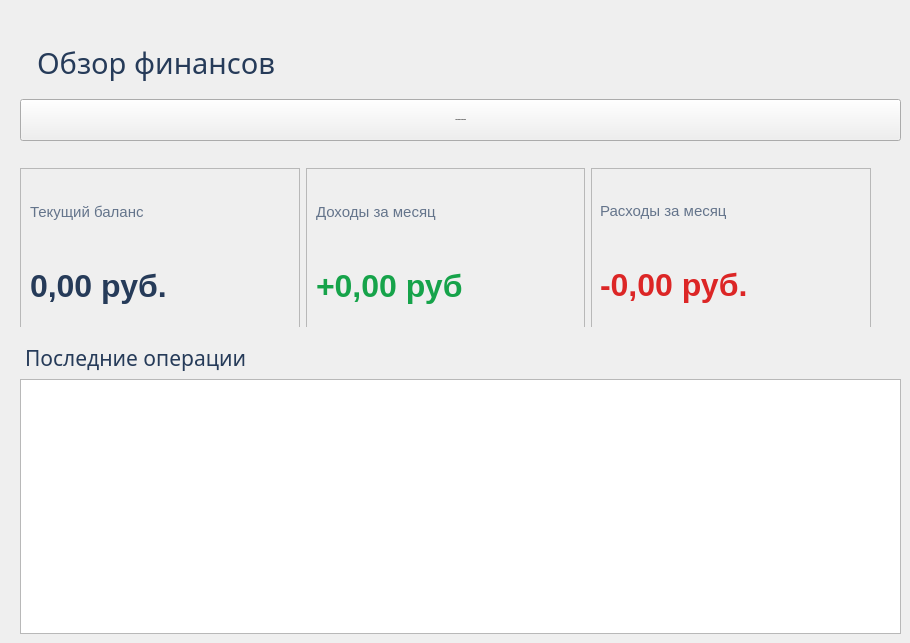
           <widget class="QWidget" name="page">
            <widget class="QWidget" name="">
             <property name="geometry">
              <rect>
               <x>20</x>
               <y>33</y>
               <width>881</width>
               <height>601</height>
              </rect>
             </property>
             <layout class="QVBoxLayout" name="verticalLayout_7">
              <item>
               <widget class="QLabel" name="lblPageTitle">
                <property name="font">
                 <font>
                  <family>Gill Sans MT</family>
                  <pointsize>22</pointsize>
                  <bold>false</bold>
                 </font>
                </property>
                <property name="styleSheet">
                 <string notr="true">color: #263B59;
padding: 10px;</string>
                </property>
                <property name="text">
                 <string>Обзор финансов</string>
                </property>
               </widget>
              </item>
              <item>
               <widget class="QPushButton" name="btnAddTransaction">
                <property name="minimumSize">
                 <size>
                  <width>220</width>
                  <height>42</height>
                 </size>
                </property>
                <property name="font">
                 <font>
                  <pointsize>-1</pointsize>
                  <bold>true</bold>
                 </font>
                </property>
                <property name="text">
                 <string>+ Добавить операцию</string>
                </property>
               </widget>
              </item>
              <item>
               <widget class="QWidget" name="statsContainer" native="true">
                <property name="minimumSize">
                 <size>
                  <width>140</width>
                  <height>180</height>
                 </size>
                </property>
                <widget class="QWidget" name="horizontalLayoutWidget_2">
                 <property name="geometry">
                  <rect>
                   <x>0</x>
                   <y>21</y>
                   <width>851</width>
                   <height>161</height>
                  </rect>
                 </property>
                 <layout class="QHBoxLayout" name="horizontalLayout_3">
                  <item>
                   <widget class="QFrame" name="cardBalance">
                    <property name="minimumSize">
                     <size>
                      <width>140</width>
                      <height>150</height>
                     </size>
                    </property>
                    <property name="frameShape">
                     <enum>QFrame::Shape::StyledPanel</enum>
                    </property>
                    <property name="frameShadow">
                     <enum>QFrame::Shadow::Raised</enum>
                    </property>
                    <widget class="QWidget" name="verticalLayoutWidget_3">
                     <property name="geometry">
                      <rect>
                       <x>10</x>
                       <y>10</y>
                       <width>211</width>
                       <height>141</height>
                      </rect>
                     </property>
                     <layout class="QVBoxLayout" name="verticalLayout_3">
                      <item>
                       <widget class="QLabel" name="lblBalanceTitle">
                        <property name="font">
                         <font>
                          <pointsize>11</pointsize>
                         </font>
                        </property>
                        <property name="styleSheet">
                         <string notr="true">color: #64748B</string>
                        </property>
                        <property name="text">
                         <string>Текущий баланс</string>
                        </property>
                       </widget>
                      </item>
                      <item>
                       <widget class="QLabel" name="lblBalanceValue">
                        <property name="font">
                         <font>
                          <pointsize>24</pointsize>
                          <bold>true</bold>
                         </font>
                        </property>
                        <property name="styleSheet">
                         <string notr="true">color: #263B59;</string>
                        </property>
                        <property name="text">
                         <string>0,00 руб.</string>
                        </property>
                       </widget>
                      </item>
                     </layout>
                    </widget>
                   </widget>
                  </item>
                  <item>
                   <widget class="QFrame" name="cardIncome">
                    <property name="minimumSize">
                     <size>
                      <width>140</width>
                      <height>150</height>
                     </size>
                    </property>
                    <property name="frameShape">
                     <enum>QFrame::Shape::StyledPanel</enum>
                    </property>
                    <property name="frameShadow">
                     <enum>QFrame::Shadow::Raised</enum>
                    </property>
                    <widget class="QWidget" name="verticalLayoutWidget_4">
                     <property name="geometry">
                      <rect>
                       <x>10</x>
                       <y>10</y>
                       <width>211</width>
                       <height>141</height>
                      </rect>
                     </property>
                     <layout class="QVBoxLayout" name="verticalLayout_4">
                      <item>
                       <widget class="QLabel" name="lblIncomeTitle">
                        <property name="font">
                         <font>
                          <pointsize>11</pointsize>
                         </font>
                        </property>
                        <property name="styleSheet">
                         <string notr="true">color: #64748B;</string>
                        </property>
                        <property name="text">
                         <string>Доходы за месяц</string>
                        </property>
                       </widget>
                      </item>
                      <item>
                       <widget class="QLabel" name="lblIncomeValue">
                        <property name="font">
                         <font>
                          <pointsize>24</pointsize>
                          <bold>true</bold>
                         </font>
                        </property>
                        <property name="styleSheet">
                         <string notr="true">color: #16A34A;</string>
                        </property>
                        <property name="text">
                         <string>+0,00 руб</string>
                        </property>
                       </widget>
                      </item>
                     </layout>
                    </widget>
                   </widget>
                  </item>
                  <item>
                   <widget class="QFrame" name="cardExpense">
                    <property name="frameShape">
                     <enum>QFrame::Shape::StyledPanel</enum>
                    </property>
                    <property name="frameShadow">
                     <enum>QFrame::Shadow::Raised</enum>
                    </property>
                    <widget class="QWidget" name="verticalLayoutWidget_5">
                     <property name="geometry">
                      <rect>
                       <x>9</x>
                       <y>9</y>
                       <width>211</width>
                       <height>141</height>
                      </rect>
                     </property>
                     <layout class="QVBoxLayout" name="verticalLayout_5">
                      <item>
                       <widget class="QLabel" name="lblExpenseTitle">
                        <property name="font">
                         <font>
                          <pointsize>11</pointsize>
                         </font>
                        </property>
                        <property name="styleSheet">
                         <string notr="true">color: #64748B;</string>
                        </property>
                        <property name="text">
                         <string>Расходы за месяц</string>
                        </property>
                       </widget>
                      </item>
                      <item>
                       <widget class="QLabel" name="lblExpenseValue">
                        <property name="font">
                         <font>
                          <pointsize>24</pointsize>
                          <bold>true</bold>
                         </font>
                        </property>
                        <property name="styleSheet">
                         <string notr="true">color: #DC2626;</string>
                        </property>
                        <property name="text">
                         <string>-0,00 руб.</string>
                        </property>
                       </widget>
                      </item>
                     </layout>
                    </widget>
                   </widget>
                  </item>
                 </layout>
                </widget>
               </widget>
              </item>
              <item>
               <widget class="QLabel" name="label">
                <property name="font">
                 <font>
                  <family>Gill Sans MT</family>
                  <pointsize>16</pointsize>
                  <bold>false</bold>
                 </font>
                </property>
                <property name="styleSheet">
                 <string notr="true">color: #263B59;
padding-top: 10px;</string>
                </property>
                <property name="text">
                 <string>Последние операции</string>
                </property>
               </widget>
              </item>
              <item>
               <widget class="QTableView" name="tableRecentTransactions">
                <property name="minimumSize">
                 <size>
                  <width>0</width>
                  <height>250</height>
                 </size>
                </property>
                <property name="editTriggers">
                 <set>QAbstractItemView::EditTrigger::NoEditTriggers</set>
                </property>
                <property name="alternatingRowColors">
                 <bool>true</bool>
                </property>
                <property name="selectionBehavior">
                 <enum>QAbstractItemView::SelectionBehavior::SelectRows</enum>
                </property>
               </widget>
              </item>
             </layout>
            </widget>
           </widget>
